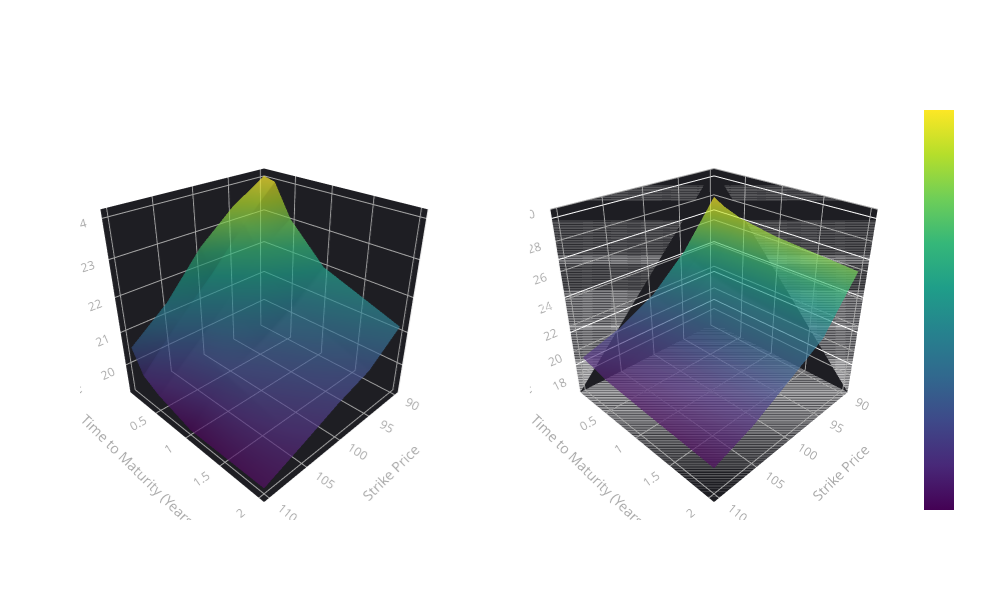

Notebook code cell kept with this figure:
### Markdown cell above
### 4.) Model Calibration to an Implied Volatility Surface

Once we determine *how* we will produce a price (Closed-Form, Quasi-Closed-Form, Simulation, Numerical PDE)

We can go about finding the values of the parameters to use $\theta$ by calibrating our model to a market volatility surface

This is equivalent to solving the following minimization problem which yields the parameters to use

$$\theta^* = argmin_{\theta \in \Theta} \delta (\tilde{P}(\mathcal{H}(\theta, \zeta)), \mathcal{P}^{MKT}(\zeta))$$

Where $\delta$ is some measure of distance between the model price for instruments $\zeta$ given by parameters $\theta$ and the corresponding market prices.

**Don't get lost in the notation!**

$\theta^*$ just tells us the values of the Heston parameters $(\kappa, \theta, \xi, \rho, v_0, K, T)$ to use based on market prices!

#### <u>Efficiency Concerns</u>

- Simulation MC schemes can be SLOW - fitting is itterative meaning we have to iteratively simulate prices...

- Price/IVol space - we can fit in the price space and conver to BS Ivols one to one

- Some schemes require full MC simulation (for example, a Volterra processes)

- We may approximate these functionals offline with neural networks

There is a lot to this process - I will have to punt on this topic and save it for another video!  

For the rest of the notebook herein, we can assume that we've found the parameters $\theta^*$ as $\hat{\theta}$ to use.

### Code cell
import numpy as np
import plotly.graph_objects as go
from plotly.subplots import make_subplots
from scipy.stats import norm
import plotly.io as pio # Import plotly.io to save the plot

# Data for the volatility surface - precompute meshgrid
strikes = [90, 95, 100, 105, 110]
maturities = [1/12, 3/12, 6/12, 1, 2]    # in years
maturity_labels = ['1 Month', '3 Months', '6 Months', '1 Year', '2 Years']

# Market volatility values (in %)
market_vols = np.array([
    [28.0, 24.5, 22.0, 20.5, 19.5],  # 1 month
    [27.5, 24.0, 21.8, 20.3, 19.3],  # 3 months
    [27.0, 23.5, 21.5, 20.0, 19.0],  # 6 months
    [26.5, 23.0, 21.2, 19.8, 18.8],  # 1 year
    [26.0, 22.5, 21.0, 19.5, 18.5]   # 2 years
])

# Create meshgrid for 3D surface
X, Y = np.meshgrid(strikes, maturities)

def heston_paths(S0, v0, kappa, theta, xi, rho, r, T, N, M):
    """
    Simulate Heston paths using Euler discretization
    S0: initial stock price
    v0: initial variance
    kappa: mean reversion speed
    theta: long-run variance
    xi: volatility of variance
    rho: correlation
    r: risk-free rate
    T: time horizon
    N: number of time steps
    M: number of paths
    """
    dt = T/N
    
    # Initialize arrays
    S = np.zeros((N+1, M))
    v = np.zeros((N+1, M))
    S[0] = S0
    v[0] = v0
    
    # Generate correlated random numbers
    Z1 = np.random.standard_normal((N, M))
    Z2 = rho * Z1 + np.sqrt(1-rho**2) * np.random.standard_normal((N, M))
    
    # Simulate paths
    for i in range(N):
        # Ensure variance remains non-negative
        v[i+1] = np.maximum(v[i] + kappa*(theta - v[i])*dt + xi*np.sqrt(v[i]*dt)*Z1[i], 0)
        S[i+1] = S[i] * np.exp((r - 0.5*v[i])*dt + np.sqrt(v[i]*dt)*Z2[i])
    
    return S, v

def bs_implied_vol(S0, K, T, r, price, call=True):
    """Calculate BS implied volatility using Newton-Raphson"""
    def bs_price(sigma):
        # Black-Scholes price formula
        d1 = (np.log(S0/K) + (r + 0.5*sigma**2)*T)/(sigma*np.sqrt(T))
        d2 = d1 - sigma*np.sqrt(T)
        if call:
            return S0*norm.cdf(d1) - K*np.exp(-r*T)*norm.cdf(d2)
        else:
            return K*np.exp(-r*T)*norm.cdf(-d2) - S0*norm.cdf(-d1)
    
    sigma = 0.3  # Initial guess for volatility
    for _ in range(100): # Max 100 iterations for convergence
        price_diff = bs_price(sigma) - price
        if abs(price_diff) < 1e-5: # Convergence criterion
            return sigma
        d1 = (np.log(S0/K) + (r + 0.5*sigma**2)*T)/(sigma*np.sqrt(T))
        vega = S0*np.sqrt(T)*norm.pdf(d1) # Vega for Newton-Raphson
        if vega == 0: # Avoid division by zero
            return sigma
        sigma = sigma - price_diff/vega
        if sigma <= 0: # Ensure sigma remains positive
            sigma = 0.01
    return sigma # Return the best estimate if not converged

# Fixed parameters for plot
S0 = 100
v0 = 5.208/100  # Initial variance (converted from percentage)
kappa = 2.0
theta = 0.04
xi = 0.3
rho = -0.7
r = 0.02

# Calculate Heston implied volatility surface
heston_vols = np.zeros_like(market_vols)
N_paths = 100000 # Number of simulation paths

for i, T in enumerate(maturities):
    N_steps = int(T * 252)  # Daily steps (assuming 252 trading days in a year)
    if N_steps == 0: # Ensure at least one step for very short maturities
        N_steps = 1
    for j, K in enumerate(strikes):
        # Simulate paths
        S, v = heston_paths(S0, v0, kappa, theta, xi, rho, r, T, N_steps, N_paths)
        
        # Calculate option price (for a call option)
        payoffs = np.maximum(S[-1] - K, 0)
        price = np.exp(-r*T) * np.mean(payoffs)
        
        # Convert to implied vol
        try:
            impl_vol = bs_implied_vol(S0, K, T, r, price) * 100  # Convert to percentage
            heston_vols[i,j] = impl_vol
        except Exception as e:
            print(f"Could not calculate implied volatility for T={T}, K={K}: {e}")
            heston_vols[i,j] = np.nan # Assign NaN if calculation fails
# Create figure with two subplots
fig = make_subplots(
    rows=1, cols=2,
    specs=[[{'type': 'surface'}, {'type': 'surface'}]],
    subplot_titles=('Heston Implied Volatility Surface', 'Market Implied Volatility Surface')
)

# Add Heston surface
fig.add_trace(
    go.Surface(x=X, y=Y, z=heston_vols, colorscale='Viridis', opacity=0.7, showscale=True),
    row=1, col=1
)

# Add Market surface
fig.add_trace(
    go.Surface(x=X, y=Y, z=market_vols, colorscale='Viridis', opacity=0.7, showscale=True),
    row=1, col=2
)

# Update layout
fig.update_layout(
    title='Heston vs Market Implied Volatility Surfaces',
    scene=dict(
        xaxis_title='Strike Price',
        yaxis_title='Time to Maturity (Years)', 
        zaxis_title='Implied Volatility (%)',
        xaxis=dict(gridcolor='darkgray', showgrid=True, color='darkgray', backgroundcolor='rgb(30, 30, 35)'),
        yaxis=dict(gridcolor='darkgray', showgrid=True, color='darkgray', backgroundcolor='rgb(30, 30, 35)'),
        zaxis=dict(gridcolor='darkgray', showgrid=True, color='darkgray', backgroundcolor='rgb(30, 30, 35)'),
        bgcolor='rgba(0,0,0,0)',
        camera=dict(eye=dict(x=1.5, y=1.5, z=1.2))
    ),
    scene2=dict(
        xaxis_title='Strike Price',
        yaxis_title='Time to Maturity (Years)',
        zaxis_title='Implied Volatility (%)',
        xaxis=dict(gridcolor='darkgray', showgrid=True, color='darkgray', backgroundcolor='rgb(30, 30, 35)'),
        yaxis=dict(gridcolor='darkgray', showgrid=True, color='darkgray', backgroundcolor='rgb(30, 30, 35)'),
        zaxis=dict(gridcolor='darkgray', showgrid=True, color='darkgray', backgroundcolor='rgb(30, 30, 35)', range=[np.min(market_vols)-2, np.max(market_vols)+2]),
        bgcolor='rgba(0,0,0,0)',
        camera=dict(eye=dict(x=1.5, y=1.5, z=1.2))
    ),
    width=1000,
    height=600,
    paper_bgcolor='rgba(0,0,0,0)',
    font=dict(color='white')
)

fig.show()

### Figure 1 — Plotly figure (JSON) as saved in the notebook; plotly's stock layout.template omitted (floating-point values rounded to 4 significant figures)
{"data": [{"colorscale": [[0, "#440154"], [0.1111, "#482878"], [0.2222, "#3e4989"], [0.3333, "#31688e"], [0.4444, "#26828e"], [0.5556, "#1f9e89"], [0.6667, "#35b779"], [0.7778, "#6ece58"], [0.8889, "#b5de2b"], [1, "#fde725"]], "opacity": 0.7, "scene": "scene", "showscale": true, "type": "surface", "x": [[90, 95, 100, 105, 110], [90, 95, 100, 105, 110], [90, 95, 100, 105, 110], [90, 95, 100, 105, 110], [90, 95, 100, 105, 110]], "y": [[0.08333, 0.08333, 0.08333, 0.08333, 0.08333], [0.25, 0.25, 0.25, 0.25, 0.25], [0.5, 0.5, 0.5, 0.5, 0.5], [1.0, 1.0, 1.0, 1.0, 1.0], [2.0, 2.0, 2.0, 2.0, 2.0]], "z": [[24.06, 23.44, 22.6, 21.39, 20.54], [23.97, 23.05, 21.93, 20.98, 19.87], [23.05, 22.43, 21.44, 20.47, 19.58], [21.99, 21.25, 20.68, 20.24, 19.24], [21.17, 20.43, 20.1, 19.67, 19.26]]}, {"colorscale": [[0, "#440154"], [0.1111, "#482878"], [0.2222, "#3e4989"], [0.3333, "#31688e"], [0.4444, "#26828e"], [0.5556, "#1f9e89"], [0.6667, "#35b779"], [0.7778, "#6ece58"], [0.8889, "#b5de2b"], [1, "#fde725"]], "opacity": 0.7, "scene": "scene2", "showscale": true, "type": "surface", "x": [[90, 95, 100, 105, 110], [90, 95, 100, 105, 110], [90, 95, 100, 105, 110], [90, 95, 100, 105, 110], [90, 95, 100, 105, 110]], "y": [[0.08333, 0.08333, 0.08333, 0.08333, 0.08333], [0.25, 0.25, 0.25, 0.25, 0.25], [0.5, 0.5, 0.5, 0.5, 0.5], [1.0, 1.0, 1.0, 1.0, 1.0], [2.0, 2.0, 2.0, 2.0, 2.0]], "z": [[28.0, 24.5, 22.0, 20.5, 19.5], [27.5, 24.0, 21.8, 20.3, 19.3], [27.0, 23.5, 21.5, 20.0, 19.0], [26.5, 23.0, 21.2, 19.8, 18.8], [26.0, 22.5, 21.0, 19.5, 18.5]]}], "layout": {"annotations": [{"font": {"size": 16}, "showarrow": false, "text": "Heston Implied Volatility Surface", "x": 0.225, "xanchor": "center", "xref": "paper", "y": 1, "yanchor": "bottom", "yref": "paper"}, {"font": {"size": 16}, "showarrow": false, "text": "Market Implied Volatility Surface", "x": 0.775, "xanchor": "center", "xref": "paper", "y": 1, "yanchor": "bottom", "yref": "paper"}], "font": {"color": "white"}, "height": 600, "paper_bgcolor": "rgba(0,0,0,0)", "scene": {"bgcolor": "rgba(0,0,0,0)", "camera": {"eye": {"x": 1.5, "y": 1.5, "z": 1.2}}, "domain": {"x": [0, 0.45], "y": [0, 1]}, "xaxis": {"backgroundcolor": "rgb(30, 30, 35)", "color": "darkgray", "gridcolor": "darkgray", "showgrid": true, "title": {"text": "Strike Price"}}, "yaxis": {"backgroundcolor": "rgb(30, 30, 35)", "color": "darkgray", "gridcolor": "darkgray", "showgrid": true, "title": {"text": "Time to Maturity (Years)"}}, "zaxis": {"backgroundcolor": "rgb(30, 30, 35)", "color": "darkgray", "gridcolor": "darkgray", "showgrid": true, "title": {"text": "Implied Volatility (%)"}}}, "scene2": {"bgcolor": "rgba(0,0,0,0)", "camera": {"eye": {"x": 1.5, "y": 1.5, "z": 1.2}}, "domain": {"x": [0.55, 1], "y": [0, 1]}, "xaxis": {"backgroundcolor": "rgb(30, 30, 35)", "color": "darkgray", "gridcolor": "darkgray", "showgrid": true, "title": {"text": "Strike Price"}}, "yaxis": {"backgroundcolor": "rgb(30, 30, 35)", "color": "darkgray", "gridcolor": "darkgray", "showgrid": true, "title": {"text": "Time to Maturity (Years)"}}, "zaxis": {"backgroundcolor": "rgb(30, 30, 35)", "color": "darkgray", "gridcolor": "darkgray", "range": [16.5, 30], "showgrid": true, "title": {"text": "Implied Volatility (%)"}}}, "title": {"text": "Heston vs Market Implied Volatility Surfaces"}, "width": 1000}}
